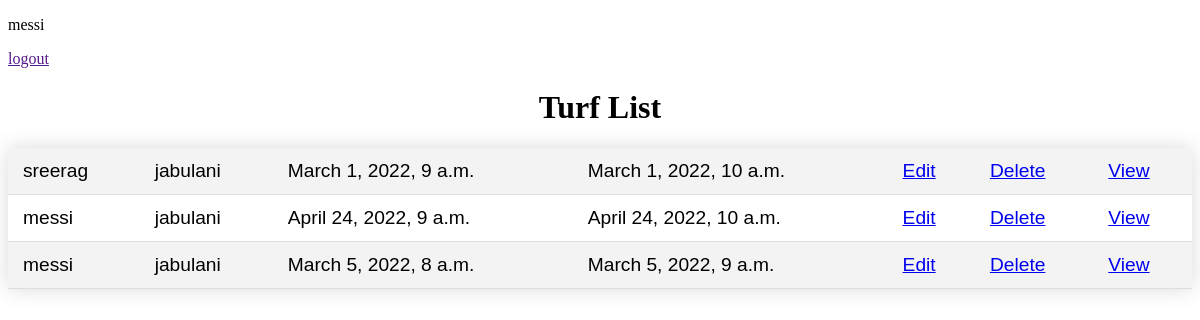
The app's page /view-booking (signed in) with its own data.
### turfapp/models.py (models this page shows, shortened)
class Booking(models.Model):
    user = models.ForeignKey(User, on_delete=models.CASCADE)
    turf = models.ForeignKey(Turf, on_delete=models.CASCADE)
    start_time = models.DateTimeField()
    end_time = models.DateTimeField()

class Turf(models.Model):
    name = models.CharField(max_length=255)
    location = models.CharField(max_length=255)
    price_per_hour = models.DecimalField(max_digits=6, decimal_places=2)
    availability = models.BooleanField(default=True)
    def __str__(self):
        return self.name

### turfapp/views.py (the view)
# urls.py: path('view-booking',Viewbooking.as_view(),name = 'viewbooking'),
class Viewbooking(ListView):
    model = Booking
    context_object_name = 'viewbooking'
    template_name = 'viewbooking.html'

### templates/viewbooking.html (shortened to what this page needs)
{% load static %}
<!DOCTYPE html>
<html lang="en">
<head>
        <link rel="stylesheet" href="{% static 'css/turflist.css' %}">
</head>
<body>
  {% if request.user.is_authenticated %}
        <p>{{request.user}}</p>
        <a href="">logout</a>
        {% endif %}
<h1 align="center">Turf List</h1>
<table>
    {% for booking in viewbooking %}
    <tr>
        <td> {{booking.user}}</td>
        <td> {{booking.turf}}</td>
        <td> {{booking.start_time}}</td>
        <td> {{booking.end_time}}</td>
        <td><a href="{% url 'booking-update' booking.id %}">Edit</a></td>
        <td><a href="{% url 'booking-delete' booking.id %}">Delete</a></td>
        <td><a href="{% url 'booking-detail' booking.id %}">View</a></td>
    </tr>
    {% endfor %}
</table>
</body>
</html>

### turfapp/static/css/turflist.css (style rules this page uses)
table { width: 100%; border-collapse: collapse; margin: 20px 0; font-size: 1.2em; font-family: sans-serif; min-width: 400px; box-shadow: 0 0 20px rgba(0, 0, 0, 0.15); }
th, td { padding: 12px 15px; text-align: left; border-bottom: 1px solid #ddd; }
tbody tr:nth-of-type(even) { background-color: #f3f3f3; }

### records on screen
Booking: user "sreerag", turf "jabulani", start_time "March 1, 2022, 9 a.m.", end_time "March 1, 2022, 10 a.m."
Booking: user "messi", turf "jabulani", start_time "April 24, 2022, 9 a.m.", end_time "April 24, 2022, 10 a.m."
Booking: user "messi", turf "jabulani", start_time "March 5, 2022, 8 a.m.", end_time "March 5, 2022, 9 a.m."

### other values on screen
{{ request.user }} "messi"
